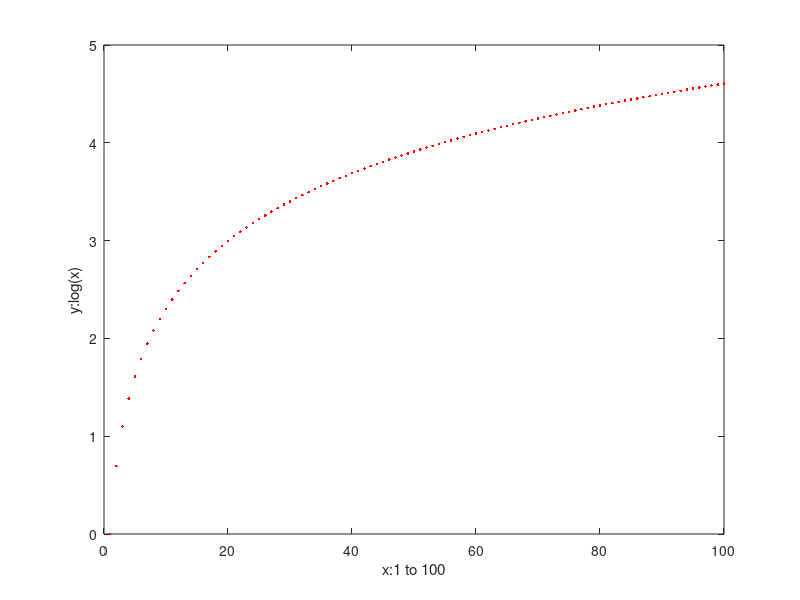

This chart was generated by the following MATLAB code:
%ex1
ex1 = factorial(15)
%ex2
A = [16 3 2 13; 5 10 11 8; 9 6 7 12; 4 15 14 1]
B = eye(4)
%ex3
ex3 = sum(A(:, 3))
%ex4
ex4 = A(:, 1:2:3)
%ex5
ex5_1 = A(:,randperm(4, 2))
ex5_2 = A(randperm(4, 3),:)
%ex6
column = sum(A)
row = sum(A')'
%row = sum(A,2); %maybe better without '
%diagonal_1 = sum(diag(A))
%diagonal_2 = A(1,4)+A(2,3)+A(3,2)+A(4,1)
sort_row = sort(A')'
%sort_row = sort(A,2); %maybe better without '
%ex7
ex7_1 = A * B
ex7_2 = A.* B
%ex8
ex8 = sum(sum(A>10))
%ex9
x = 1:100;
y = log(x);
plot(x, y, 'r.')
xlabel('x:1 to 100');
ylabel('y:log(x)');
%ex10
B = zeros(4, 4);
for i = 1:4
    for j = 1:4
        B(i,j) = 1/A(i,j);
    end
end
B
sum(B)
sum(1./A)






